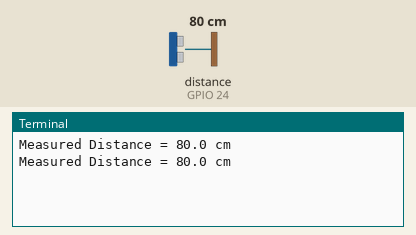
A program run on a simulated Raspberry Pi (BCM pin numbers). Parts: the last lines printed to the terminal. The test bench sets the inputs (shaded band); at power-on: distance to the obstacle (sensor on GPIO 24) 80 cm. The echo pulse lasts 58.3 µs per cm; the clock reads 2024-03-15 10:24:30 at power-on unless the program sets it.

Above: at 1.2 s.
1.3 s: distance to the obstacle (sensor on GPIO 24) set to 2 cm
At 2.6 s:
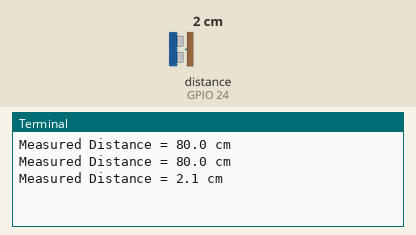
2.8 s: distance to the obstacle (sensor on GPIO 24) set to 4 cm
At 3.8 s:
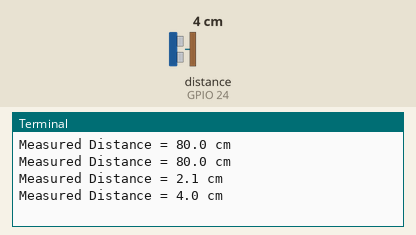
Timing chart, 0 to 5.8 s (numbered marks = the images above; inputs shaded):
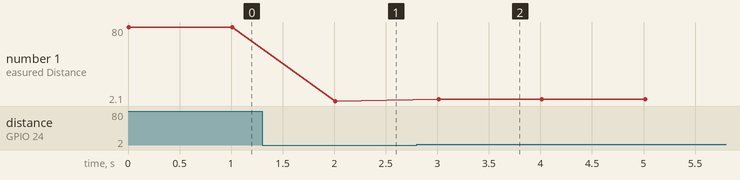

Measured:
- after the input at 1.3 s, the terminal: prints a new line after 0.71 s (image 1)
- after the input at 2.8 s, the terminal: prints a new line after 0.21 s (image 2)
- plotted number 1: 80 → 2.1 after the input at 1.3 s, 2.1 → 4 after the input at 2.8 s

The program:

distancia.py
```python
#Libraries
import RPi.GPIO as GPIO
import time


# GPIO Mode (BOARD / BCM).
GPIO.setmode(GPIO.BCM)

# Set GPIO Pins.
GPIO_TRIGGER = 23
GPIO_ECHO = 24

# Set GPIO direction (IN / OUT).
GPIO.setup(GPIO_TRIGGER, GPIO.OUT)
GPIO.setup(GPIO_ECHO, GPIO.IN)

def distance():
    # Set Trigger to HIGH.
    GPIO.output(GPIO_TRIGGER, True)

    # Set Trigger after 0.01ms to LOW.
    # Emit the echo!
    time.sleep(0.00001)  # 0.01ms
    GPIO.output(GPIO_TRIGGER, False)

    start_time = time.time()
    stop_time = time.time()

    # Save start_time.
    while GPIO.input(GPIO_ECHO) == 0:
        start_time = time.time()

    # Save time of arrival.
    while GPIO.input(GPIO_ECHO) == 1:
        stop_time = time.time()

    # Time difference between start and arrival.
    time_elapsed = stop_time - start_time
    # Multiply with the sonic speed (34300 cm/s)
    # and divide by 2, because there and back.
    distance = (time_elapsed * 34300) / 2

    return distance

if __name__ == '__main__':
    try:
        while True:
            dist = distance()
            print("Measured Distance = %.1f cm" % dist)
            time.sleep(1)
    # Reset by pressing CTRL + C
    except KeyboardInterrupt:
        print("Measurement stopped by User")
        GPIO.cleanup()
```
